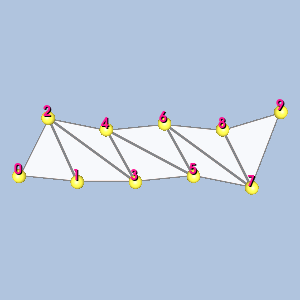

Recreate this plot in Python.
#!/usr/bin/env python

# Render a single triangle strip linear cell with vertex-ordering labels and
# gold sphere glyphs at the vertices.

# Factory overrides: importing these modules registers the OpenGL rendering
# and interaction style implementations for vtkRenderingCore factory classes.
import vtkmodules.vtkInteractionStyle  # noqa: F401
import vtkmodules.vtkRenderingOpenGL2  # noqa: F401
# VTK pipeline classes used in this example
from vtkmodules.vtkCommonCore import vtkPoints
from vtkmodules.vtkCommonDataModel import (
    vtkTriangleStrip,
    vtkUnstructuredGrid,
)
from vtkmodules.vtkFiltersSources import vtkSphereSource
from vtkmodules.vtkRenderingCore import (
    vtkActor,
    vtkActor2D,
    vtkDataSetMapper,
    vtkGlyph3DMapper,
    vtkProperty,
    vtkRenderWindow,
    vtkRenderWindowInteractor,
    vtkRenderer,
    vtkTextProperty,
)
from vtkmodules.vtkRenderingLabel import vtkLabeledDataMapper

# Colors (normalized RGB)
dark_salmon_rgb = (0.914, 0.588, 0.478)
seashell_rgb = (1.0, 0.961, 0.933)
gold_rgb = (1.0, 0.843, 0.0)
yellow_rgb = (1.0, 1.0, 0.0)
deep_pink_rgb = (1.0, 0.078, 0.576)
background_rgb = (0.690, 0.769, 0.871)

# Cell: Triangle Strip with 10 points
sf = 3.0
points = vtkPoints()
points.InsertNextPoint(0 / sf, 0 / sf, 0)
points.InsertNextPoint(1 / sf, -0.1 / sf, 0)
points.InsertNextPoint(0.5 / sf, 1 / sf, 0)
points.InsertNextPoint(2.0 / sf, -0.1 / sf, 0)
points.InsertNextPoint(1.5 / sf, 0.8 / sf, 0)
points.InsertNextPoint(3.0 / sf, 0 / sf, 0)
points.InsertNextPoint(2.5 / sf, 0.9 / sf, 0)
points.InsertNextPoint(4.0 / sf, -0.2 / sf, 0)
points.InsertNextPoint(3.5 / sf, 0.8 / sf, 0)
points.InsertNextPoint(4.5 / sf, 1.1 / sf, 0)

cell = vtkTriangleStrip()
cell.GetPointIds().SetNumberOfIds(10)
for i in range(10):
    cell.GetPointIds().SetId(i, i)

# Unstructured grid
grid = vtkUnstructuredGrid()
grid.SetPoints(points)
grid.InsertNextCell(cell.GetCellType(), cell.GetPointIds())

# Center the cell at the origin
bounds = grid.GetBounds()
pts = grid.GetPoints()
new_pts = vtkPoints()
new_pts.SetNumberOfPoints(pts.GetNumberOfPoints())
for i in range(pts.GetNumberOfPoints()):
    px, py, pz = pts.GetPoint(i)
    new_pts.SetPoint(i, px - (bounds[0] + bounds[1]) / 2.0,
                     py - (bounds[2] + bounds[3]) / 2.0,
                     pz - (bounds[4] + bounds[5]) / 2.0)
grid.SetPoints(new_pts)

# Cell surface property
cell_surface_property = vtkProperty()
cell_surface_property.SetAmbientColor(dark_salmon_rgb)
cell_surface_property.SetDiffuseColor(seashell_rgb)
cell_surface_property.SetSpecularColor(1.0, 1.0, 1.0)
cell_surface_property.SetSpecular(0.5)
cell_surface_property.SetDiffuse(0.7)
cell_surface_property.SetAmbient(0.5)
cell_surface_property.SetSpecularPower(20.0)
cell_surface_property.SetOpacity(0.9)
cell_surface_property.EdgeVisibilityOn()
cell_surface_property.SetLineWidth(3)

mapper = vtkDataSetMapper()
mapper.SetInputData(grid)
actor = vtkActor()
actor.SetMapper(mapper)
actor.SetProperty(cell_surface_property)

# Vertex labels
label_text_property = vtkTextProperty()
label_text_property.BoldOn()
label_text_property.ShadowOn()
label_text_property.SetJustificationToCentered()
label_text_property.SetColor(deep_pink_rgb)
label_text_property.SetFontSize(14)

label_mapper = vtkLabeledDataMapper()
label_mapper.SetInputData(grid)
label_mapper.SetLabelTextProperty(label_text_property)
label_actor = vtkActor2D()
label_actor.SetMapper(label_mapper)

# Vertex glyphs: gold spheres
sphere = vtkSphereSource()
sphere.SetPhiResolution(21)
sphere.SetThetaResolution(21)
sphere.SetRadius(0.04)

glyph_mapper = vtkGlyph3DMapper()
glyph_mapper.SetInputData(grid)
glyph_mapper.SetSourceConnection(sphere.GetOutputPort())
glyph_mapper.ScalingOn()
glyph_mapper.ScalarVisibilityOff()

point_glyph_property = vtkProperty()
point_glyph_property.SetAmbientColor(gold_rgb)
point_glyph_property.SetDiffuseColor(yellow_rgb)
point_glyph_property.SetSpecularColor(1.0, 1.0, 1.0)
point_glyph_property.SetSpecular(0.5)
point_glyph_property.SetDiffuse(0.7)
point_glyph_property.SetAmbient(0.5)
point_glyph_property.SetSpecularPower(20.0)
point_glyph_property.SetOpacity(1.0)

glyph_actor = vtkActor()
glyph_actor.SetMapper(glyph_mapper)
glyph_actor.SetProperty(point_glyph_property)

# Renderer: assemble the scene and configure the camera
renderer = vtkRenderer()
renderer.AddActor(actor)
renderer.AddActor(label_actor)
renderer.AddActor(glyph_actor)
renderer.SetBackground(background_rgb)

# Window
render_window = vtkRenderWindow()
render_window.AddRenderer(renderer)
render_window.SetWindowName("linear cell triangle strip")
render_window.SetMultiSamples(0)
render_window.SetSize(300, 300)

# Interactor
render_window_interactor = vtkRenderWindowInteractor()
render_window_interactor.SetRenderWindow(render_window)

# Scene: configure the camera
renderer.ResetCamera()

render_window_interactor.Initialize()
render_window_interactor.Start()
